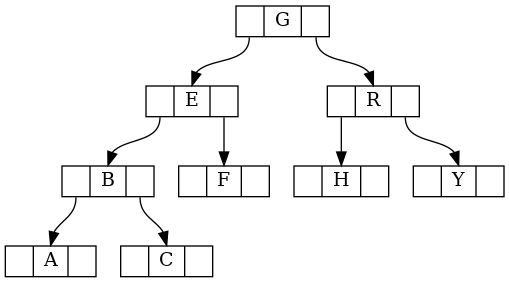

Generate this figure with Python:
"""Binary tree"""

import graphviz
from graphviz import nohtml

def example_btree():
    g = graphviz.Digraph('g', format='png',
                         node_attr={'shape': 'record', 'height': '.1'})

    g.node('node0', nohtml('<f0> |<f1> G|<f2>'))
    g.node('node1', nohtml('<f0> |<f1> E|<f2>'))
    g.node('node2', nohtml('<f0> |<f1> B|<f2>'))
    g.node('node3', nohtml('<f0> |<f1> F|<f2>'))
    g.node('node4', nohtml('<f0> |<f1> R|<f2>'))
    g.node('node5', nohtml('<f0> |<f1> H|<f2>'))
    g.node('node6', nohtml('<f0> |<f1> Y|<f2>'))
    g.node('node7', nohtml('<f0> |<f1> A|<f2>'))
    g.node('node8', nohtml('<f0> |<f1> C|<f2>'))

    g.edge('node0:f2', 'node4:f1')
    g.edge('node0:f0', 'node1:f1')
    g.edge('node1:f0', 'node2:f1')
    g.edge('node1:f2', 'node3:f1')
    g.edge('node2:f2', 'node8:f1')
    g.edge('node2:f0', 'node7:f1')
    g.edge('node4:f2', 'node6:f1')
    g.edge('node4:f0', 'node5:f1')
    return g

if __name__ == "__main__":
    g = example_btree()
    g.view()
